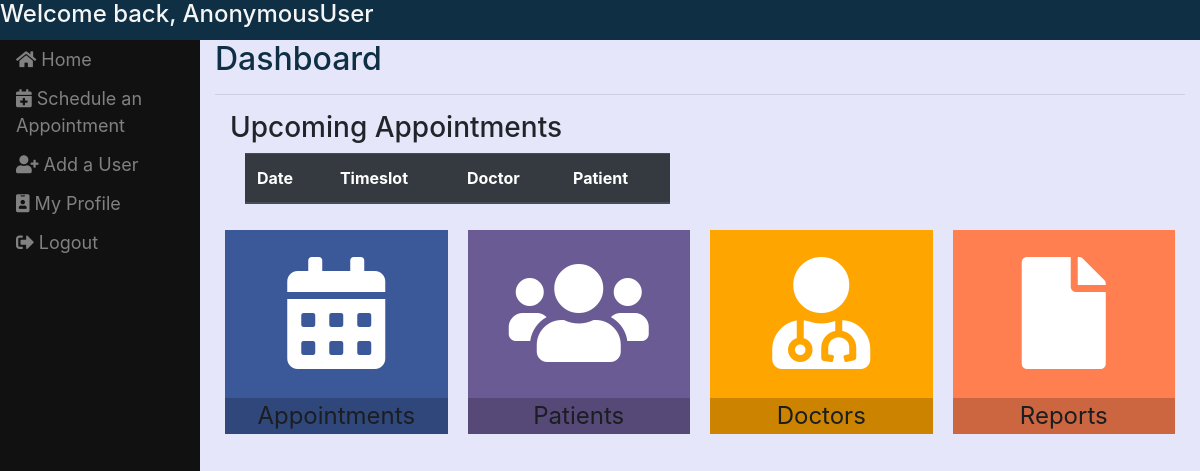
The page /assistant/home/ on the database as committed earlier.
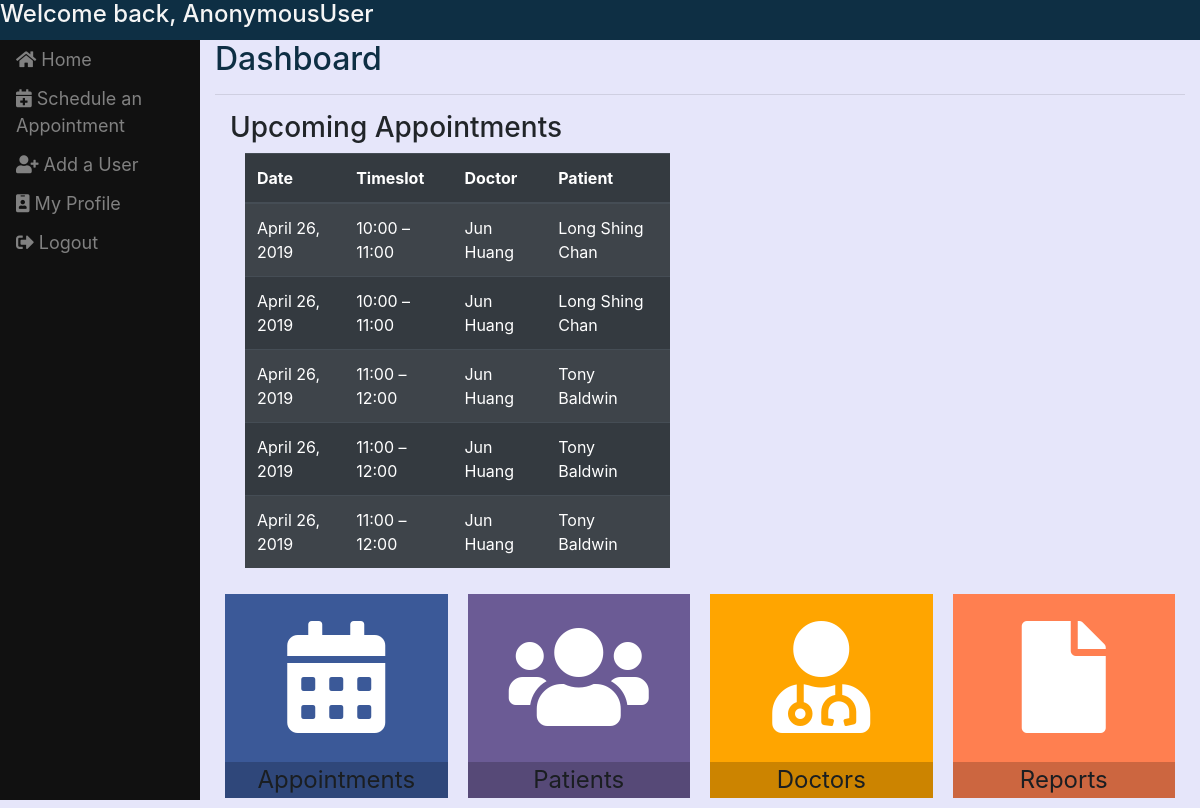
The same page on the database as committed later.
### scheduling/models.py (models this page shows, shortened)
class Appointment(models.Model):
    TIMESLOT_LIST = (
        (1, '10:00 – 11:00'),
        (2, '11:00 – 12:00'),
        (3, '12:00 – 13:00'),
        (4, '13:00 – 14:00'),
        (5, '14:00 – 15:00'),
        (6, '15:00 – 16:00'),
        (7, '16:00 – 17:00'),
        (8, '17:00 – 18:00'),
        (8, '18:00 – 19:00'),
    )
    date = models.DateField(default=date.today)
    timeslot = models.IntegerField(choices=TIMESLOT_LIST, null=True)
    doctor = models.ForeignKey(Doctor, on_delete = models.CASCADE, related_name='appointment_doctor')
    patient = models.ForeignKey(Patient, on_delete = models.CASCADE, related_name='appointment_patient')

class Doctor(models.Model):
    upin = models.AutoField(primary_key=True) #unique physician identification number
    user = models.OneToOneField(User, on_delete=models.CASCADE) #user id
    user.user_type = "doctor"
    specialty = models.CharField(max_length=20)
    picture = models.ImageField(upload_to = 'doctors')
    def __str__(self):
        return str(self.user)

class User(AbstractUser):
    users = (
        ('doctor', 'Doctor'),
        ('patient', 'Patient'),
        ('assistant', 'Assistant'),
    )
    user_type = models.CharField(choices=users, max_length=9)
    def __str__(self):
        return self.first_name  + " " + self.last_name

class Patient(models.Model):
    pid = models.AutoField(unique=True, primary_key=True) #patient identification
    user = models.OneToOneField(User, on_delete=models.CASCADE)
    doctor = models.ForeignKey(Doctor, on_delete = models.CASCADE, related_name='patient_doctor', null=True)
    user.user_type = "patient"
    picture = models.ImageField(upload_to = 'patients')
    def __str__(self):
        return str(self.user)

### scheduling/views.py (the view)
# urls.py: path('home/', views.assistant_portal, name='assistant_portal'),
def assistant_portal(request):
    appointments = Appointment.objects.all().order_by('date','timeslot').filter(date__gte=datetime.now())[:5]
    dataset = Appointment.objects\
        .values('doctor',
        'doctor__user__last_name',
        )\
        .annotate(appointment_count=Count('date'))\
        .order_by('doctor')
    categories = list()
    appointment_count = list()
    for entry in dataset:
        categories.append('%s Doctor' % entry['doctor__user__last_name'])
        appointment_count.append(entry['appointment_count'])
    return render(request, 'scheduling/assistant.html',
    {"appointments" : appointments,
    "categories":json.dumps(categories),
    "appointment_count":json.dumps(appointment_count),
    })

### scheduling/templates/scheduling/assistant.html (shortened to what this page needs)
{% extends 'scheduling/dashboard_template.html' %}
{% load staticfiles %}
{% load static %}
{% load crispy_forms_tags %}
{% block content %}
{% if user.is_authenticated and user.user_type != "patient" or user.user_type != "doctor" %}
<div id="topbar">
    <h4>Welcome back, {{user}}</h4>
</div>
<div class="row container-fluid">
    <div class="col-sm-2 sidebar">
        <div id="sidebar">
            <a href="{% url 'assistant_portal' %}"><i class="fa fa-home"></i> Home</a>
            <a href="{% url 'make_appointments' %}"><i class="fa fa-calendar-plus"></i> Schedule an Appointment</a>
            <a href="{% url 'add_user' %}"><i class="fa fa-user-plus"></i> Add a User</a>
            <a href="{% url 'edit_profile' %}"><i class="fa fa-id-badge"></i> My Profile</a>
            <a href="{%url 'logout' %}"> <i class="fas fa-sign-out-alt"></i> Logout </a>
        </div>
    </div>
    <div class="col-sm-10">
        <h2 id="dashboard">Dashboard</h2>
        <hr>
        <div class="row" id="preview_row">
            <div class="col-sm-6" id="appointments">
                <h3>Upcoming Appointments</h3>
                <div class="container-fluid">
                    <table class="table table-dark table-striped">
                        <thead>
                            <tr>
                                <th>Date</th>
                                <th>Timeslot</th>
                                <th>Doctor</th>
                                <th>Patient</th>
                            </tr>
                        </thead>
                        <tbody>
                            {% for appointment in appointments %}
                            <tr>
                                <td>{{ appointment.date }}</td>
                                <td>{{ appointment.get_timeslot_display }}</td>
                                <td>{{ appointment.doctor }}</td>
                                <td>{{ appointment.patient }}</td>
                            </tr>
                            {% endfor %}
                        </tbody>
                    </table>
                </div>
            </div>
            <div class="col-sm-6" id="chart">
            </div>
        </div>
        <div class="row" id="icon_row">
            <div class="col-sm-3 icon_box" id="icon1">
                <a href="../appointments">
                    <span class="icon row-icon">
                        <i class="fas fa-calendar-alt"></i>
                    </span>
                </a>
                <div class="icon_description">Appointments</div>
            </div>
            <div class="col-sm-3 icon_box" id="icon2">
                <a href="../patients">
                    <span class="icon row-icon">
                        <i class="fas fa-users"></i>
                    </span>
                </a>
                <div class="icon_description">Patients</div>
            </div>
            <div class="col-sm-3 icon_box" id="icon3">
                <a href="../doctors">
                    <span class="icon row-icon">
                        <i class="fas fa-user-md"></i>
                    </span>
                </a>
                <div class="icon_description">Doctors</div>
            </div>
            <div class="col-sm-3 icon_box" id="icon4">
                <a href="../reports">
                    <span class="icon row-icon">
                        <i class="fas fa-file"></i>
                    </span>
                </a>
                <div class="icon_description">Reports</div>
            </div>
        </div>
    </div>
</div>
{% else %}
{% url index %}
{% endif %}
{% endblock %}

Rows that differ between the two databases and show on the page:
now on this page (row edited): Appointment: date "April 26, 2019", timeslot "10:00 – 11:00", doctor "Jun Huang", patient "Long Shing Chan"
added Appointment: date "April 26, 2019", timeslot "10:00 – 11:00", doctor "Jun Huang", patient "Long Shing Chan"
added Appointment: date "April 26, 2019", timeslot "11:00 – 12:00", doctor "Jun Huang", patient "Tony Baldwin"
added Appointment: date "April 26, 2019", timeslot "11:00 – 12:00", doctor "Jun Huang", patient "Tony Baldwin"
added Appointment: date "April 26, 2019", timeslot "11:00 – 12:00", doctor "Jun Huang", patient "Tony Baldwin"
